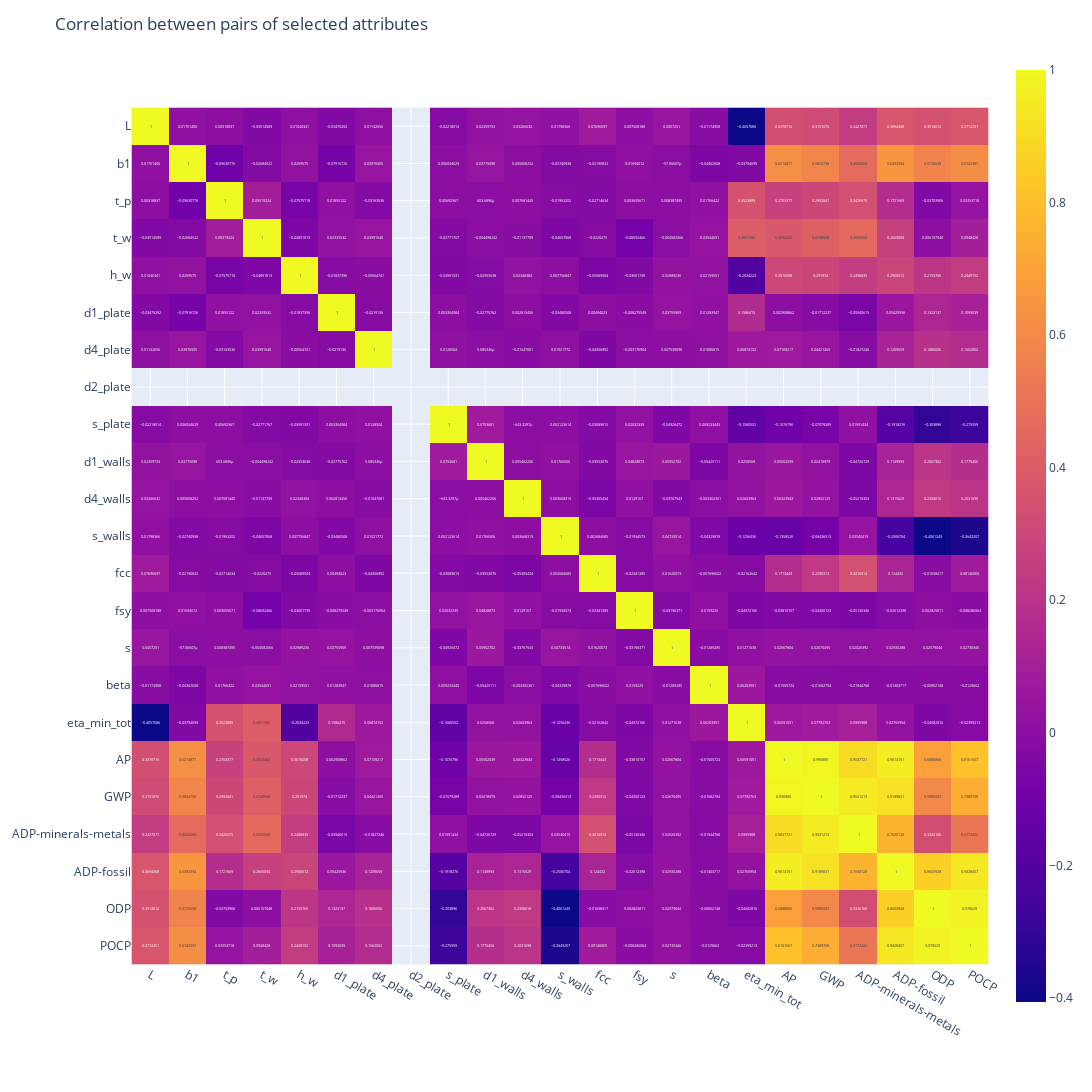

The cell this chart's notebook holds for it:
### Code cell
plotter.correlation(block=['design_par','perf_att'])

### Figure 1 — Plotly figure (JSON) as saved in the notebook; plotly's stock layout.template omitted (floating-point values rounded to 4 significant figures; data arrays with more than 128 entries replaced by an {"elided": "..."} marker saying what was removed)
{"data": [{"coloraxis": "coloraxis", "hovertemplate": "x: %{x}<br>y: %{y}<br>color: %{z}<extra></extra>", "name": "0", "texttemplate": "%{z}", "type": "heatmap", "x": ["L", "b1", "t_p", "t_w", "h_w", "d1_plate", "d4_plate", "d2_plate", "s_plate", "d1_walls", "d4_walls", "s_walls", "fcc", "fsy", "s", "beta", "eta_min_tot", "AP", "GWP", "ADP-minerals-metals", "ADP-fossil", "ODP", "POCP"], "xaxis": "x", "y": ["L", "b1", "t_p", "t_w", "h_w", "d1_plate", "d4_plate", "d2_plate", "s_plate", "d1_walls", "d4_walls", "s_walls", "fcc", "fsy", "s", "beta", "eta_min_tot", "AP", "GWP", "ADP-minerals-metals", "ADP-fossil", "ODP", "POCP"], "yaxis": "y", "z": {"elided": "23x23 float values"}}], "layout": {"coloraxis": {"colorscale": [[0, "#0d0887"], [0.1111, "#46039f"], [0.2222, "#7201a8"], [0.3333, "#9c179e"], [0.4444, "#bd3786"], [0.5556, "#d8576b"], [0.6667, "#ed7953"], [0.7778, "#fb9f3a"], [0.8889, "#fdca26"], [1, "#f0f921"]]}, "height": 6900, "margin": {"t": 60}, "title": {"text": "Correlation between pairs of selected attributes"}, "width": 6900, "xaxis": {"anchor": "y", "constrain": "domain", "domain": [0, 1], "scaleanchor": "y"}, "yaxis": {"anchor": "x", "autorange": "reversed", "constrain": "domain", "domain": [0, 1]}}}
